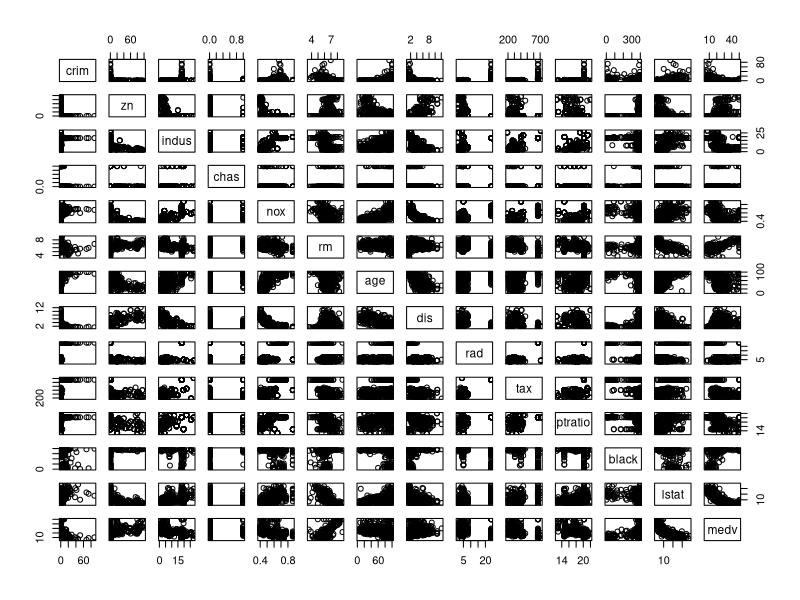
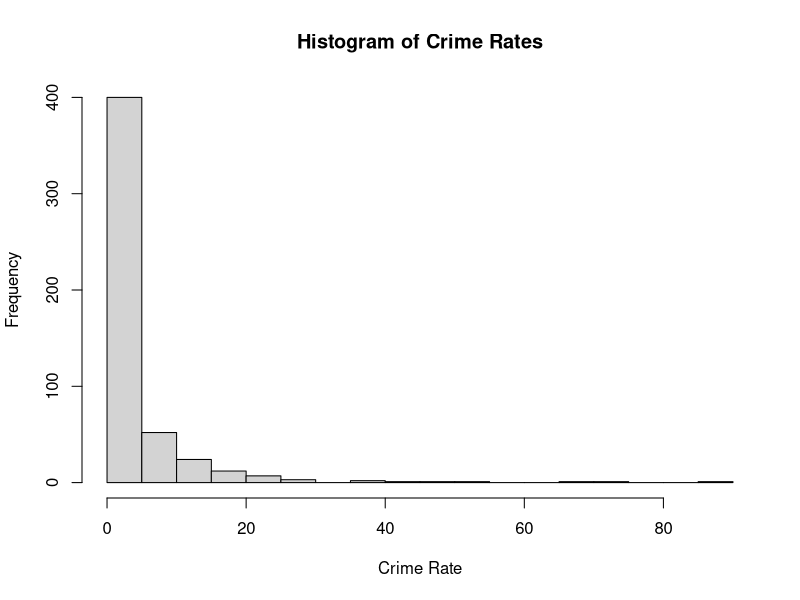
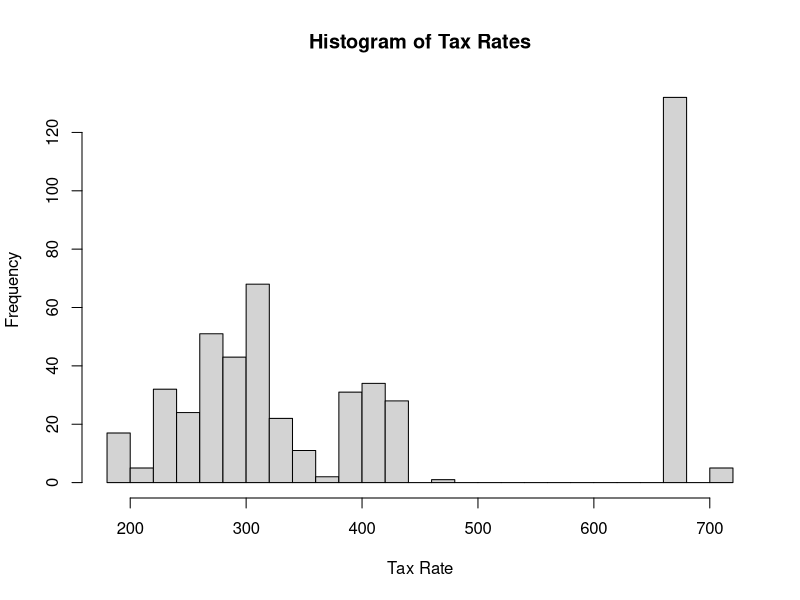
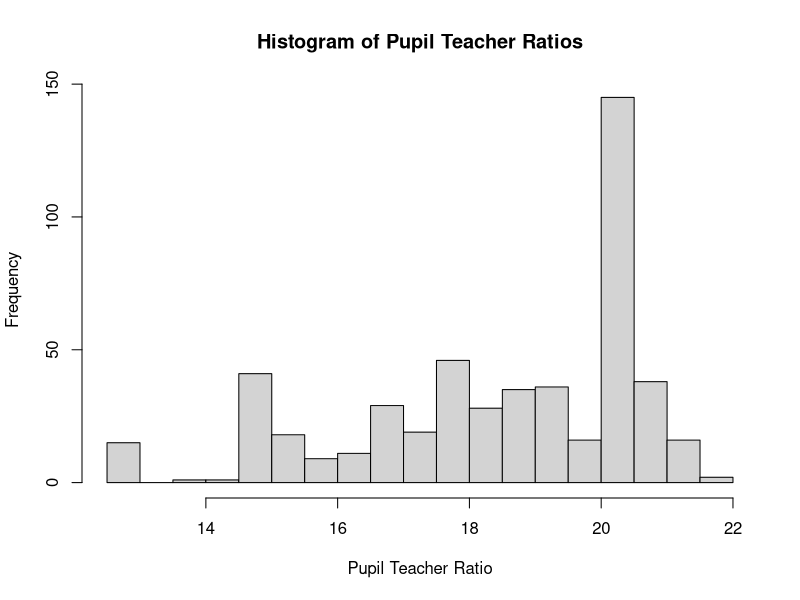

These charts were generated, in order, by the following R code:
# Refer my jupyter notebook for more details:
# http://nbviewer.jupyter.org/github/ajhalthor/statistical-learning-with-R/blob/master/Chapter%202/notebooks/question%2010.ipynb

library(MASS)
head(Boston)
# ?Boston for information

dim(Boston)

pairs(Boston)

corr_matrix = cor(Boston, method="pearson") # Generate Correlation Matrix
corr_matrix

#heatmap(corr_matrix, col=heat.colors(256))

hist(Boston$crim, breaks=20, xlab="Crime Rate", main="Histogram of Crime Rates")

hist(Boston$tax, breaks=20, xlab="Tax Rate", main="Histogram of Tax Rates")

hist(Boston$ptratio, breaks=20, xlab="Pupil Teacher Ratio", main="Histogram of Pupil Teacher Ratios")

length(Boston$ptratio[20 < Boston$ptratio & Boston$ptratio < 20.5])

length(Boston$chas[Boston$chas == 1])

median(Boston$ptratio)

index = which.min(Boston$medv) #Get index  minimum medv
Boston[index,] #Access this row.

percentile = ecdf(Boston$crim) #ecdf takes a vector and returns function for computing percentile.
print(paste("Crime Rate = ", percentile(Boston[index,'crim'])))#We can now compute the "percentile" of a value

fields = names(Boston)
for (field in 1:length(fields)){
    percentile = ecdf(Boston[[field]])
    print(paste(fields[field], " = ", percentile(Boston[index,'crim'])))
}

length(Boston$rm[Boston$rm > 7])

length(Boston$rm[Boston$rm > 8])

Boston[Boston$rm > 8,]

summary( Boston[Boston$rm > 8,] )

summary(Boston)
